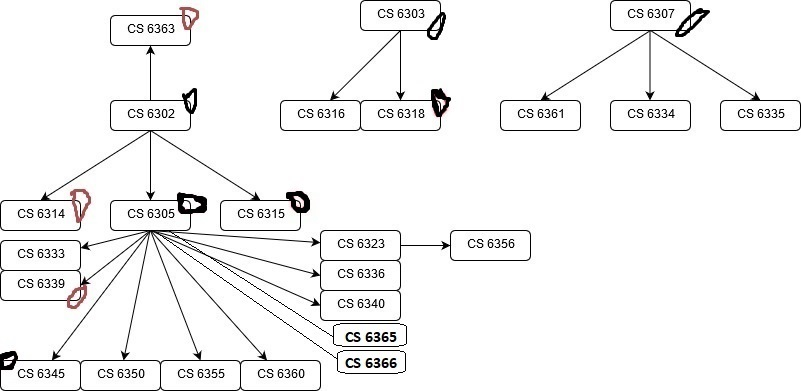
#> input picture Fall 2020/CSCI 6314 - E‐Commerce Systems and Implementation/Project E-Shopping Cart/images/5f890bbc482eb_Class Hierarchy My Classes.jpg, 801 x 391 px, found by its file name; its folder holds 4 pictures in this run
$ python miniProjectN3.py
#> lines starting #> are read from the running program, lines starting #| are printed output that depends on the picture; pictures that were not available may be replaced by others from this repository, and a replacement may not be noted
import os
import cv2
import numpy as np
import sys
import time
import math
import datetime
import matplotlib.pyplot as plt

def file_list_to_process(folder_path_to_process):
    return list((image_file for image_file in os.listdir(folder_path_to_process) \
    if (image_file.endswith('.' + 'jpg')
    or image_file.endswith('.' + 'jpeg') \
    or image_file.endswith('.' + 'bmp') \
    or image_file.endswith('.' + 'gif') \
    or image_file.endswith('.' + 'png'))))

def picture_writer(images_list, folder_path_to_process, folder_path_for_templates, folder_path_to_write, templates_list, no_of_levels, metric):


#> called with no_of_levels = 3, metric = 1
    file_log = open("logFile.txt","a+")

    if len(images_list) == 0:
        print("Error: There is no image.")
        file_log.write("Error: There is no image.\n")
        file_log.close()
        sys.exit(0)

    if len(templates_list) == 0:
        print("Error: There is no image template.")
        file_log.write("Error: There is no image template.\n")
        file_log.close()
        sys.exit(0)


    for array_num in range(len(images_list)):
        file_log = open("logFile.txt","a+")

        image = images_list[array_num]
        template = templates_list[array_num]
        image_name = folder_path_to_process + os.sep + image
        template_name = folder_path_for_templates + os.sep + template

        img = cv2.imread(image_name)
#> img is the input picture: shape (391, 801, 3); mean B, G, R 243.6, 243.6, 243.8
        templ = cv2.imread(template_name)
        templ_init = templ

        layer = img.copy()

        rows, cols, channel = img.shape
#> rows = 391; cols = 801; channel = 3
        rows_templ_init, cols_templ_init, channel_templ_init = templ.shape
#> rows_templ_init = 391; cols_templ_init = 801; channel_templ_init = 3
        rows_templ, cols_templ, channel_templ = templ.shape
#> rows_templ = 391; cols_templ = 801; channel_templ = 3

        black_image = np.zeros((rows,cols,3), dtype=np.uint8)

        image_to_concat = black_image
        image_to_concat_template = np.zeros((rows,cols_templ_init,3), dtype=np.uint8)
        result_to_write_template = image_to_concat_template
        result_to_write = img

        for i in range(no_of_levels):

            result = cv2.matchTemplate(layer,templ,metric)

            min_val, max_val, min_loc, max_loc = cv2.minMaxLoc(result)

            top_left = max_loc

            if metric is cv2.TM_SQDIFF_NORMED:
                top_left = min_loc
                metric_to_write = "\"Normalized Sum of Squared Differences\""
            elif metric is cv2.TM_CCORR_NORMED:
                top_left = max_loc
                metric_to_write = "\"Normalized Cross Correlation\""
            bottom_right = (top_left[0] + cols_templ, top_left[1] + rows_templ)

            layer2 = layer.copy()

            cv2.rectangle(layer, top_left, bottom_right, (0,0,0), 2)

            rows_layer, cols_layer, channel_layer = layer.shape

            image_to_concat = np.zeros((rows, cols_layer, 3), dtype=np.uint8)

            for r in range(rows_layer):
                for c in range(cols_layer):
                    image_to_concat[r][c] = layer[r][c]
            result_to_write = cv2.hconcat([result_to_write, image_to_concat])
            layer = cv2.pyrDown(layer2)
#> this loop made 3 passes
#> (min_val, max_val, max_loc, bottom_right) on passes 2 to 3: (0.0214, 0.0998, (0, 195), (1201, 536)), (0.0113, 0.12, (122, 191), (1111, 522))
#> (max_val, bottom_right) on pass 1: (1.3e-07, (801, 391))
#> pass 2, in picture_writer, `result = cv2.matchTemplate(layer,templ,metric)`:
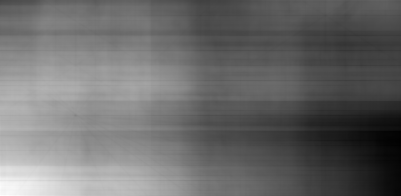
#> result: shape (196, 401) float32; min 0.0214, max 0.0998, mean 0.0544; drawn with min black and max white
#> pass 2, in picture_writer, `result_to_write = cv2.hconcat([result_to_write, image_to_concat])`:
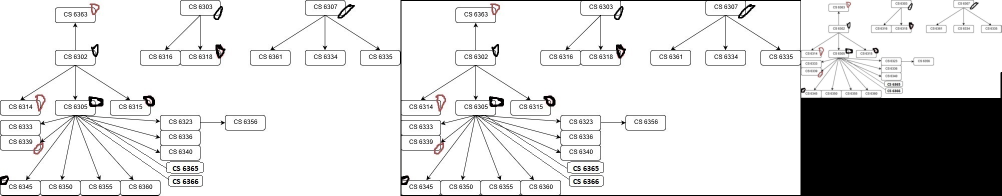
#> result_to_write: shape (391, 2003, 3) (shown at 1/2 size); mean B, G, R 218.3, 218.3, 218.5
#> after the loop:
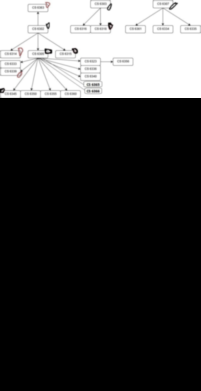
#> image_to_concat: shape (391, 201, 3); mean B, G, R 61.1, 61.1, 61.2
#> after the loop:
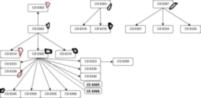
#> layer2: shape (98, 201, 3); mean B, G, R 243.8, 243.8, 244
#> after the loop:
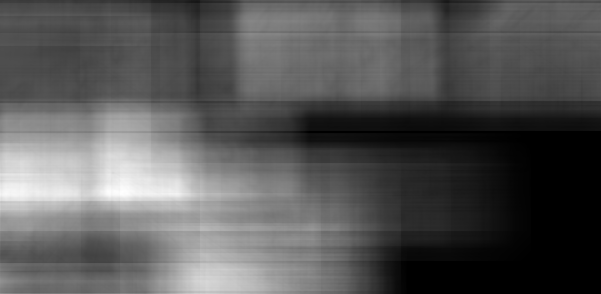
#> result: shape (294, 601) float32; min 0.0113, max 0.12, mean 0.0484; drawn with min black and max white
#> after the loop:
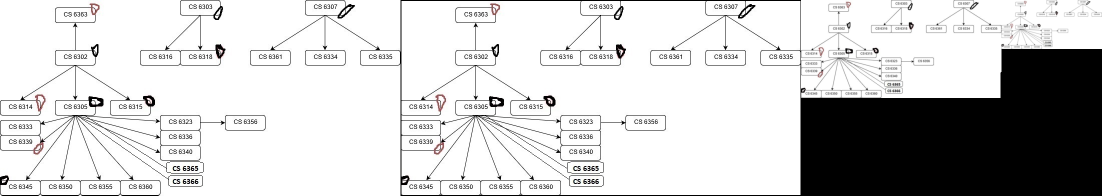
#> result_to_write: shape (391, 2204, 3) (shown at 1/2 size); mean B, G, R 204, 204, 204.1
        for r_t in range(rows_templ_init):
            for c_t in range(cols_templ_init):
                image_to_concat_template[r_t][c_t] = templ_init[r_t][c_t]


        result_to_final_write=cv2.hconcat([result_to_write, result_to_write_template])
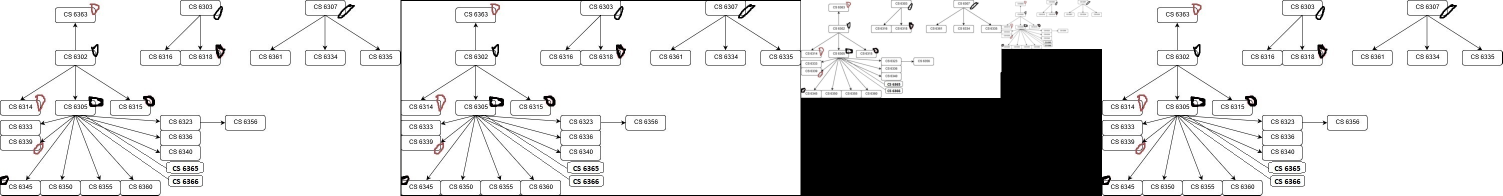
#> result_to_final_write: shape (391, 3005, 3) (shown at 1/2 size); mean B, G, R 214.6, 214.6, 214.7
        write_name = folder_path_to_write + os.sep + "ResultWithTemplate_" + str(metric) + "_" + image

        result_text = write_name + " is written with detected images metric " + metric_to_write + " for " + str(no_of_levels) + " levels "
        print(result_text)
        file_log.write(result_text + '\n')
        cv2.imwrite(write_name, result_to_final_write)
    file_log.close()

def main():

    folder_path = os.path.dirname(os.getcwd()) + os.path.sep
    textfile_log = folder_path + "logFile.txt"

    if os.path.exists(textfile_log):
        file_results_log = open("logFile.txt","a+")
        file_results_log.write(str(datetime.datetime.now()) + "\n")
        file_results_log.close()
    else:
        file_results_log = open("logFile.txt","w+")
        file_results_log.write(str(datetime.datetime.now()) + "\n")
        file_results_log.close()


    folder_path_to_process = folder_path + "imagesToProcess" + os.sep + "Images"
    if not os.path.exists(folder_path_to_process):
        print("Error: There is no '/imagesToProcess/Images' folder. The program is ended.")
        file_results_log = open("logFile.txt","a+")
        file_results_log.write("Error: There is no '/imagesToProcess' folder. The program is ended.\n")
        file_results_log.close()
        sys.exit(0)

    folder_path_for_templates = folder_path + "imagesToProcess" + os.sep + "Templates"

    folder_path_to_write = folder_path + "resultsOfProcessing"

    image_files_list = file_list_to_process(folder_path_to_process)

    template_files_list = file_list_to_process(folder_path_for_templates)

    picture_writer(image_files_list, folder_path_to_process, folder_path_for_templates, folder_path_to_write, template_files_list, 3, cv2.TM_SQDIFF_NORMED)
    picture_writer(image_files_list, folder_path_to_process, folder_path_for_templates, folder_path_to_write, template_files_list, 3, cv2.TM_CCORR_NORMED)

if __name__ == "__main__":
#> (the run stopped early here; a loop or call above may not have finished)
